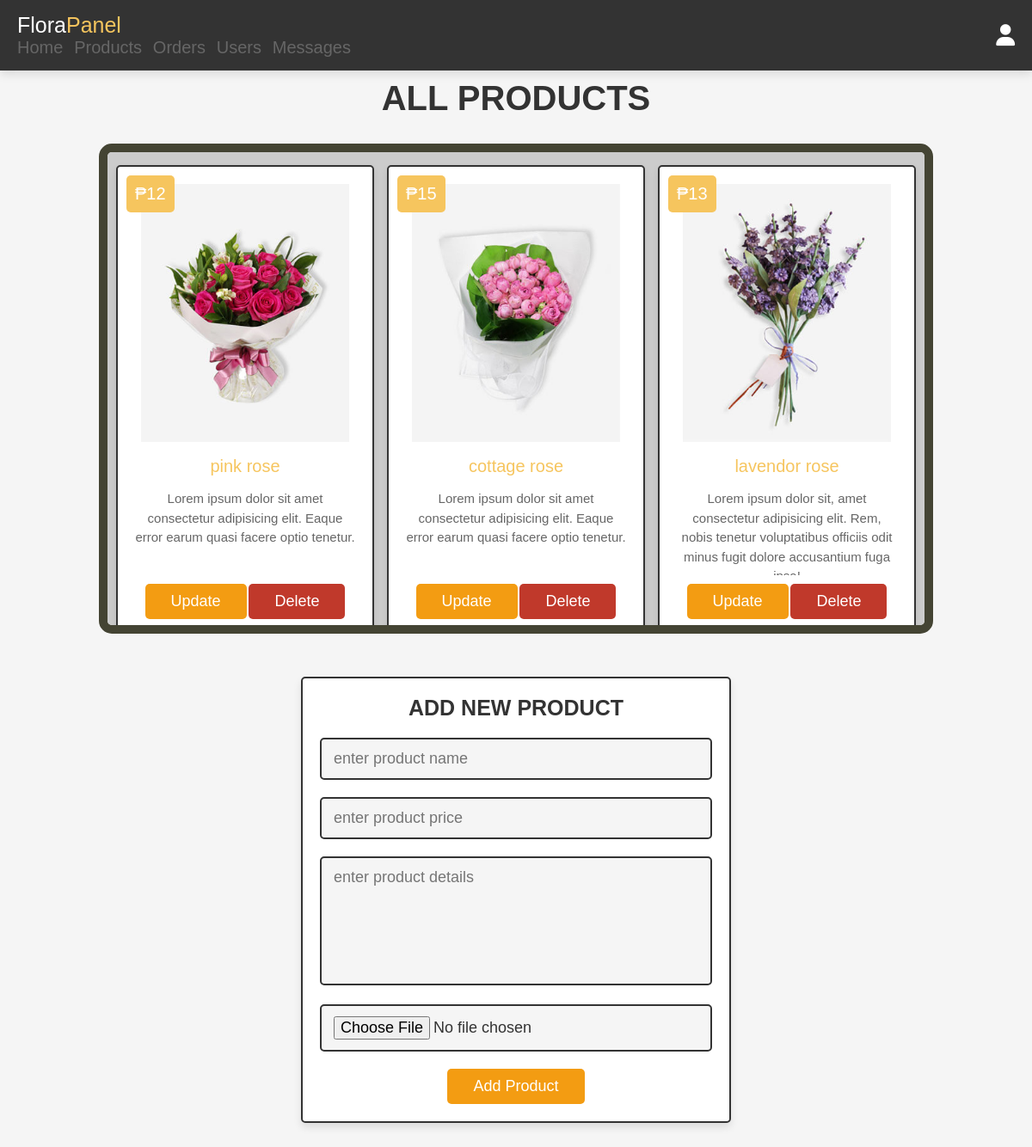
/admin_products.php (signed in), run on an earlier commit of the app's database.
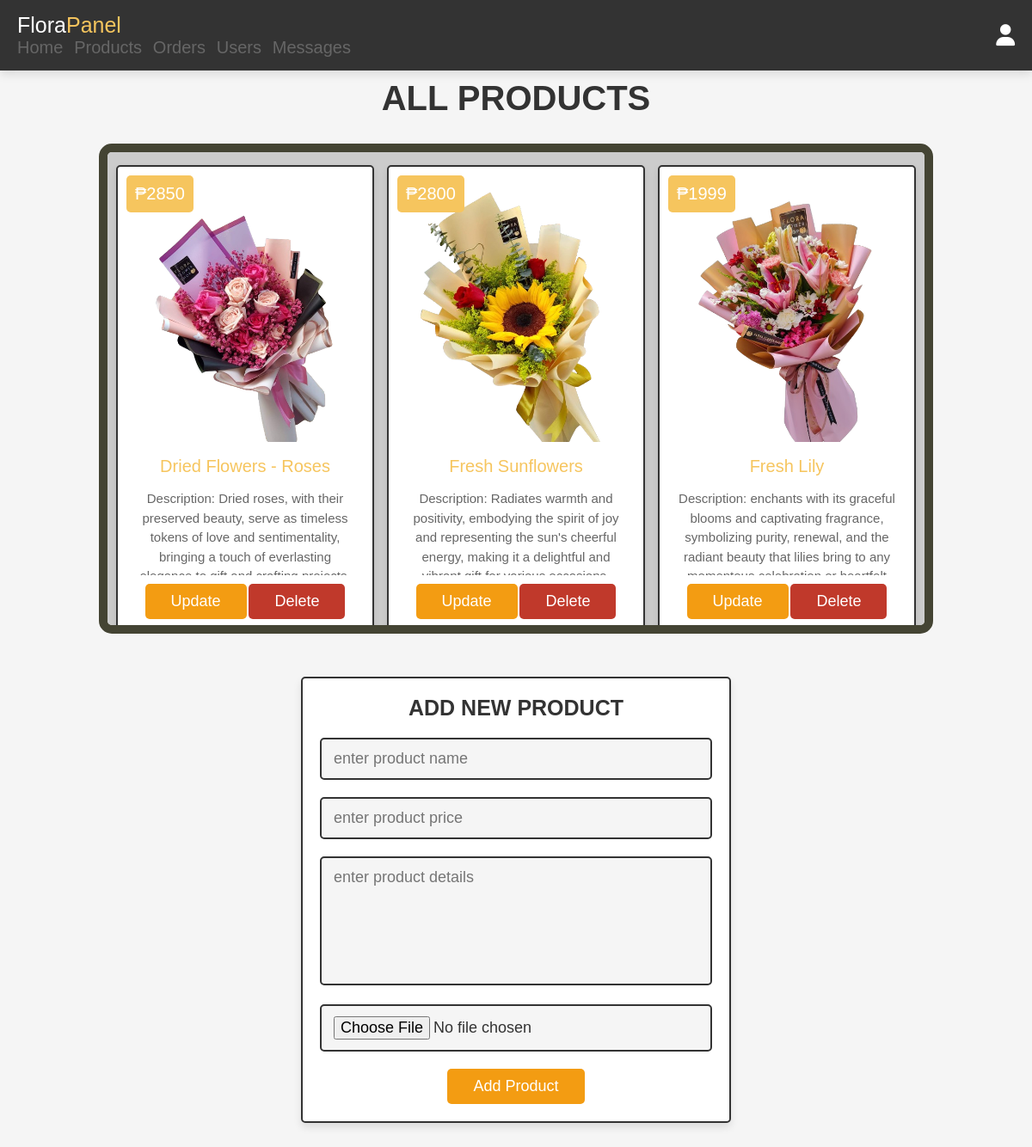
And on a later commit of the database.
### tables this page shows
CREATE TABLE `products` (
  `id` int(100) NOT NULL,
  `name` varchar(100) NOT NULL,
  `details` varchar(500) NOT NULL,
  `price` int(100) NOT NULL,
  `image` varchar(100) NOT NULL
);

### admin_products.php (the view, shortened to what this page needs)
<?php
@include 'config.php';
?>
<!DOCTYPE html>
<html lang="en">
<head>
   <link rel="stylesheet" href="https://cdnjs.cloudflare.com/ajax/libs/font-awesome/6.5.1/css/all.min.css">
   <link rel="stylesheet" href="css/admin_style.css">
</head>
<body>
<?php @include 'admin_header.php'; ?>
<h2>All Products</h2>
<section class="show-products">
   <div class="box-container">
      <?php
         $select_products = mysqli_query($conn, "SELECT * FROM `products`") or die('query error');
         if(mysqli_num_rows($select_products) > 0){
            while($fetch_products = mysqli_fetch_assoc($select_products)){
      ?>
      <div class="box">
         <div class="price">₱<?php echo $fetch_products['price']; ?></div>
         <img class="image" src="uploaded_img/<?php echo $fetch_products['image']; ?>" alt="">
         <div class="name"><?php echo $fetch_products['name']; ?></div>
         <div class="details"><?php echo $fetch_products['details']; ?></div>
         <a href="admin_update_products.php?update=<?php echo $fetch_products['id']; ?>" class="option-btn">update</a>
         <a href="admin_products.php?delete=<?php echo $fetch_products['id']; ?>" class="delete-btn" onclick="return confirm('delete this product?');">delete</a>
      </div>
      <?php
         }
      }else{
         echo '<div class="empty"><i class="fa fa-times-circle" aria-hidden="true"></i><p>no products added yet!</p></div';
      }
      ?>
   </div>
   </section>
<section class="add-products">
<form action="" method="POST" enctype="multipart/form-data">
   <h3>add new product</h3>
   <input type="text" class="box" required placeholder="enter product name" name="name">
   <input type="number" min="0" class="box" required placeholder="enter product price" name="price">
   <textarea name="details" class="box" required placeholder="enter product details" cols="30" rows="10"></textarea>
   <input type="file" accept="image/jpg, image/jpeg, image/png" required class="box" name="image">
   <input type="submit" value="add product" name="add_product" class="btn">
</form>
</section>
</body>
</html>

### admin_header.php (shortened to what this page needs)
<header class="header">
   <div class="flex">
   <div class="header-nav">
      <a href="admin_page.php" class="logo">Flora<span>Panel</span></a>
      <nav class="navbar">
         <a href="admin_page.php">home</a>
         <a href="admin_products.php">products</a>
         <a href="admin_orders.php">orders</a>
         <a href="admin_users.php">users</a>
         <a href="admin_contacts.php">messages</a>
      </nav>
   </div>
      <div class="icons">
         <div id="user-btn" class="fas fa-user"></div>
      </div>
   </div>
</header>

### css/admin_style.css (style rules this page uses)
:root { --gold:#F6C55E; --red:#c0392b; --orange:#f39c12; --black:#333; --white:#fff; --light-color:#666; --light-white:#ccc; --light-bg:#f5f5f5; --border:.2rem solid var(--black); --box-shadow:0 .5rem 1rem rgba(0,0,0,.1); --light-black: #443; --border-radius: 95% 4% 97% 5% / 4% 94% 3% 95%; --border-radius-hover: 4% 95% 6% 95% / 95% 4% 92% 5%; --border-hover: .2rem dashed var(--black); }
* { font-family: 'Poppins', sans-serif; margin:0; padding:0; box-sizing: border-box; outline: none; border:none; text-decoration: none; transition:all .2s linear; }
html { font-size: 62.5%; overflow-x: hidden; scroll-behavior: smooth; scroll-padding-top: 6.5rem; }
body { background: var(--light-bg); }
section { padding:3rem 2rem; }
.btn, .delete-btn, .option-btn { display: inline-block; border-radius: .5rem; margin-top: 1rem; font-size: 1.8rem; color:var(--white); cursor: pointer; padding:1rem 3rem; text-transform: capitalize; }
.btn { background-color: var(--orange); }
.delete-btn { background-color: var(--red); }
.option-btn { background-color: var(--orange); }
.header { position: sticky; top:0; left:0; right:0; background-color: var(--black); z-index: 1000; box-shadow: var(--box-shadow); }
.header .flex { margin: 0 auto; display: flex; align-items: center; justify-content: space-between; padding:1.5rem 2rem; max-width: 1200px; position: relative; }
.header .flex .icons > div { font-size: 2.5rem; margin-left: 1rem; color:var(--white); cursor: pointer; }
.header .flex .navbar a { margin:0 1rem 0rem 0rem; font-size: 2rem; color:var(--light-color); text-transform: capitalize; }
.header .flex .logo { font-size: 2.5rem; color:var(--white); }
.header .flex .logo span { color:var(--gold); }
h2 { font-size: 4rem; text-transform: uppercase; text-align: center; color:var(--black); margin-bottom: 1rem; margin-top: 1rem; }
.show-products { max-width: 1200px; margin: 0 auto; display: flex; align-items: center; justify-content: center; padding: 2rem 0rem; }
.show-products .box-container { display: grid; grid-template-columns: repeat(auto-fit, 30rem); gap:1.5rem; align-items: flex-start; max-width: 100rem; padding: 1.5rem 1rem; max-height: 570px; margin: 0 1rem; border: 1rem solid var(--light-black); border-radius: 1.5rem 1.5rem 1.5rem 1.5rem; background-color: var(--light-white); justify-content: center; overflow-x: hidden; }
.show-products .box-container .box { text-align: center; padding:2rem; border:var(--border); background-color: var(--white); box-shadow: var(--box-shadow); border-radius: .5rem; position: relative; }
.show-products .box-container .box .image { height: 30rem; margin-bottom: .5rem; }
.show-products .box-container .box .price { background-color: var(--gold); position: absolute; top:1rem; left:1rem; border-radius: .5rem; color:var(--white); padding:1rem; font-size: 2rem; }
.show-products .box-container .box .name { margin:1rem 0; font-size: 2rem; color:var(--gold); }
.show-products .box-container .box .details { line-height: 1.5; color:var(--light-color); font-size: 1.5rem; padding:.5rem 0; text-overflow: ellipsis; height: 105px; overflow-x: hidden; }
.add-products form { max-width: 50rem; border-radius: .5rem; background-color: var(--white); border:var(--border); padding:2rem; text-align: center; margin:0 auto; box-shadow: var(--box-shadow); }
.add-products form h3 { font-size: 2.5rem; text-transform: uppercase; color:var(--black); margin-bottom: 1rem; }
.add-products form .box { width: 100%; margin:1rem 0; font-size: 1.8rem; color:var(--black); border-radius: .5rem; background-color: var(--light-bg); padding:1.2rem 1.4rem; border:var(--border); }
.add-products form textarea { height: 15rem; resize: none; }

What changed in the data, as far as the page shows it:
removed products: price "12", image (picture), name "pink rose", details "Lorem ipsum dolor sit amet consectetur adipisicing elit. Eaque error earum quasi facere optio tenetur."
removed products: price "13", image (picture), name "lavendor rose", details "Lorem ipsum dolor sit, amet consectetur adipisicing elit. Rem, nobis tenetur voluptatibus officiis odit minus fugit dolore accusantium fuga…"
changed products: price "15" → "2850"; image: a different picture; name "cottage rose" → "Dried Flowers - Roses"; details "Lorem ipsum dolor sit amet consectetur adipisicing elit. Eaque error earum quasi facere optio tenetur." → "Description: Dried roses, with their preserved beauty, serve as timeless tokens of love and sentimentality, bringing a touch of everlasting…"
added products: price "2800", image (picture), name "Fresh Sunflowers", details "Description: Radiates warmth and positivity, embodying the spirit of joy and representing the sun's cheerful energy, making it a delightful and…"
now on this page (row edited): products: price "1999", image (picture), name "Fresh Lily", details "Description: enchants with its graceful blooms and captivating fragrance, symbolizing purity, renewal, and the radiant beauty that lilies bring to any…"
